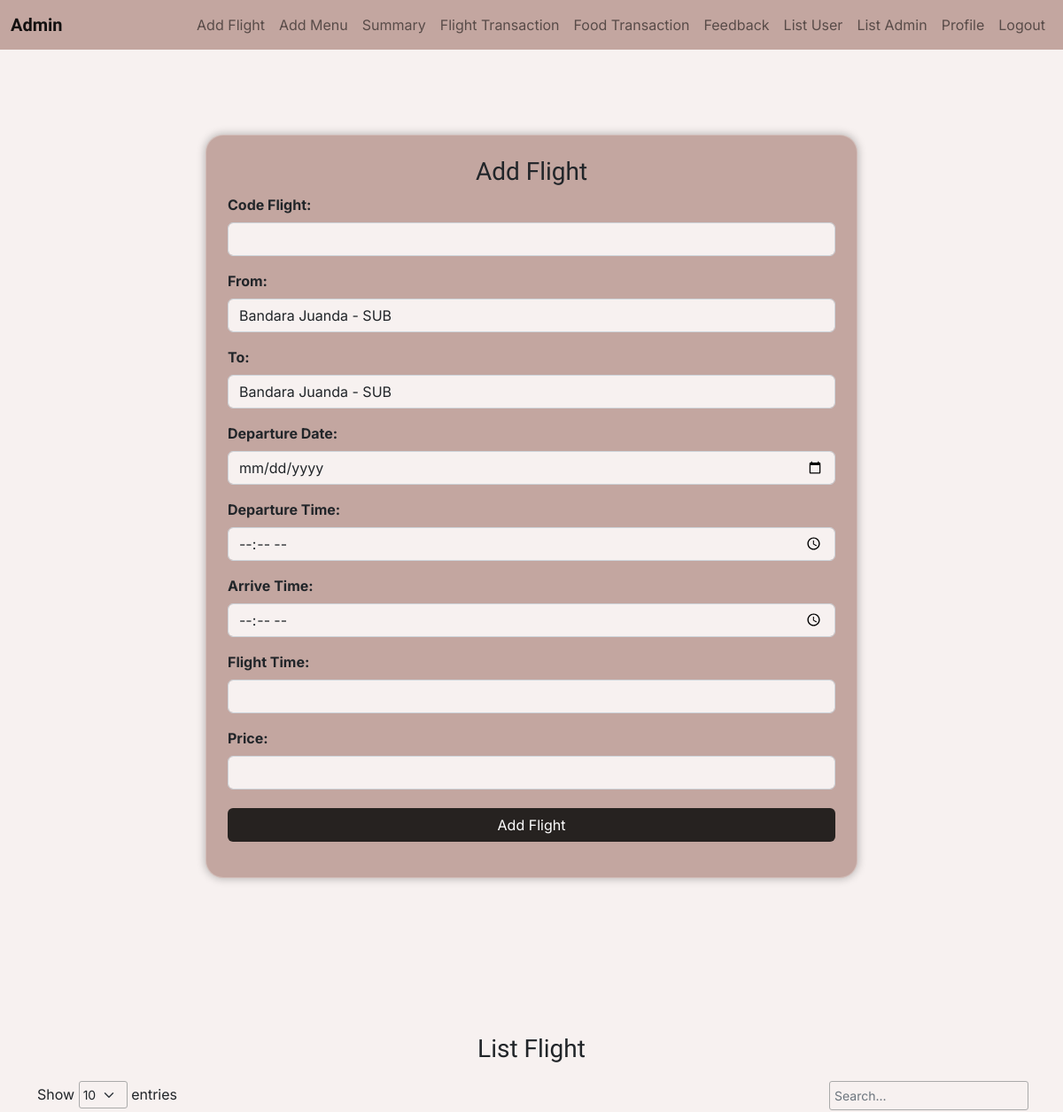
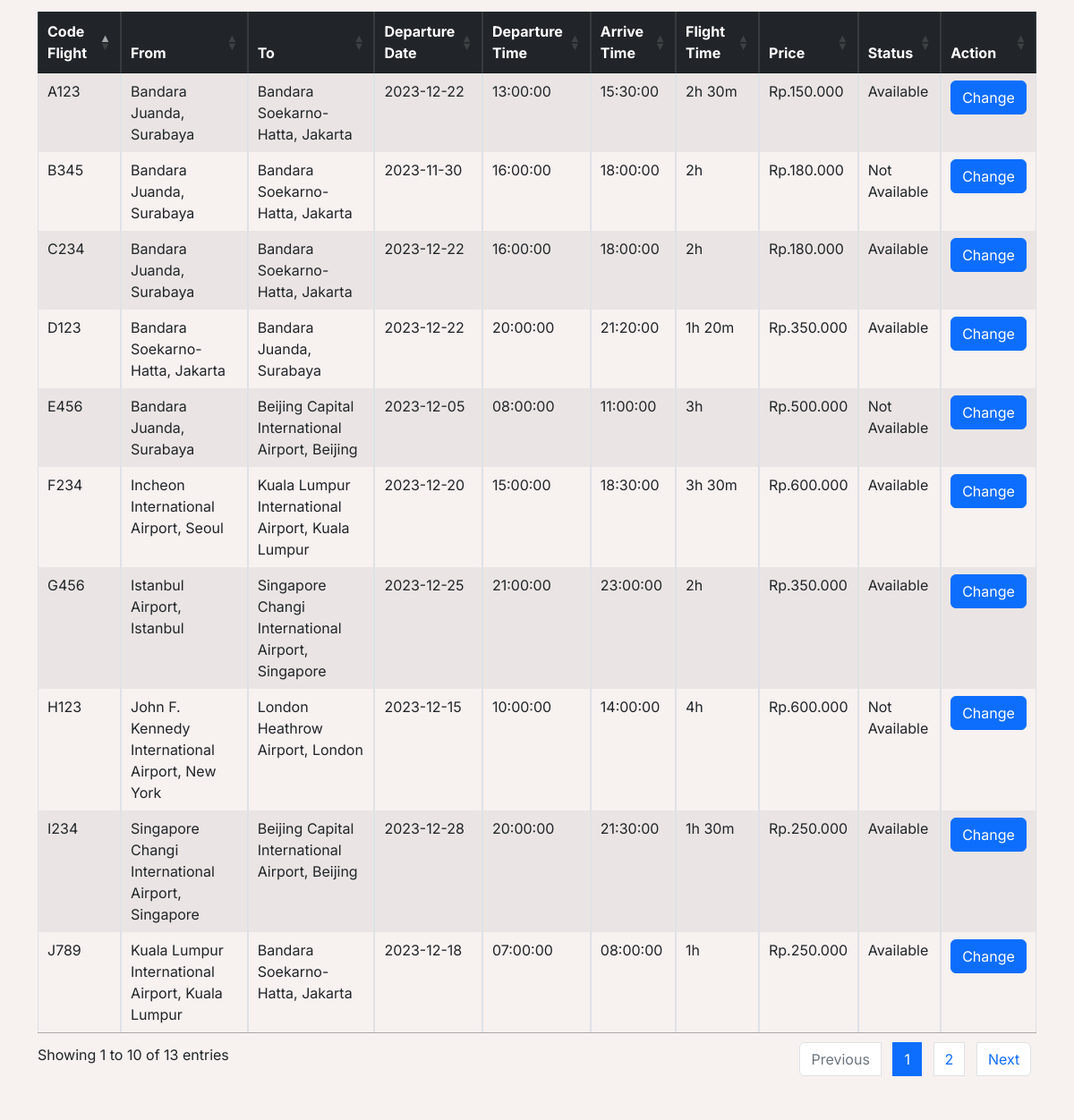
Screenshot of /admin/addFlight.php (signed in) with the database file from the repository (2 pictures, top to bottom).
### tables this page shows
CREATE TABLE `flight` (
  `id` int(11) NOT NULL,
  `code` varchar(8) NOT NULL,
  `from` int(11) NOT NULL,
  `to` int(11) NOT NULL,
  `departure_date` date NOT NULL,
  `departure_time` time NOT NULL,
  `arrive_time` time NOT NULL,
  `flight_time` varchar(7) NOT NULL,
  `price` int(11) NOT NULL,
  `status` int(1) NOT NULL
);

CREATE TABLE `airport` (
  `id` int(11) NOT NULL,
  `name` varchar(64) NOT NULL,
  `city` varchar(32) NOT NULL,
  `country` varchar(32) NOT NULL,
  `code` varchar(3) NOT NULL
);

### admin/controller.php (called while the page is built, shortened)
<?php
function connectDB()
{
    $host = "localhost";
    $user = "root";
    $pwd = "";
    $database = "project_tekweb";
    $conn = mysqli_connect($host, $user, $pwd, $database) or die("Error Connecting");
    return $conn;
}
function getAirportName($id)
{
    $conn = connectDB();
    $query = "SELECT name, city FROM airport WHERE id = $id";
    $result = mysqli_query($conn, $query);
    $data = mysqli_fetch_assoc($result);
    return $data['name'] . ", " . $data['city'];
}
function getFlightData()
{
    $conn = connectDB();
    $query = "SELECT * FROM flight";
    return mysqli_query($conn, $query);
}
function getBandara()
{
    $conn = connectDB();
    $query = "SELECT id, name, code FROM airport";
    return mysqli_query($conn, $query);
}

### admin/addFlight.php (the view, shortened to what this page needs)
<?php include_once("controller.php");
ob_start(); ?>
<!doctype html>
<html lang="en">
<head>
    <link href="https://cdn.jsdelivr.net/npm/bootstrap@5.2.3/dist/css/bootstrap.min.css" rel="stylesheet">
    <link rel="stylesheet" href="https://cdn.datatables.net/1.13.6/css/jquery.dataTables.min.css">
    <link rel="stylesheet" href="https://cdn.datatables.net/responsive/2.2.9/css/responsive.dataTables.min.css">
</head>
<body>
    <?php include "navbar.php"; ?>
    <div class="container">
        <div class="row justify-content-center my-5">
            <div class="col-12 col-lg-8">
                <div class="card p-4 my-5">
                    <h3 style="text-align: center" class="font-goblin">Add Flight</h3>
                    <form method="post">
                        <div class="mb-3">
                            <label for="code" class="form-label">Code Flight:</label>
                            <input type="text" name="code" id="code" class="form-control">
                        </div>
                        <div class="mb-3">
                            <label for="from" class="form-label">From:</label>
                            <select name="from" id="from" class="form-control" onchange="updateToDropdown()">
                                <?php
                                $allData = getBandara();
                                while ($data = $allData->fetch_assoc()) {
                                    $bandara = $data['name'];
                                    $kode = $data['code'];
                                    echo "<option value = " . $data['id'] . ">$bandara - $kode</option>";
                                }
                                ?>
                            </select>
                        </div>
                        <div class="mb-3">
                            <label for="to" class="form-label">To:</label>
                            <select name="to" id="to" class="form-control">
                                <?php
                                $allData = getBandara();
                                while ($data = $allData->fetch_assoc()) {
                                    $bandara = $data['name'];
                                    $kode = $data['code'];
                                    echo "<option value = " . $data['id'] . ">$bandara - $kode</option>";
                                }
                                ?>
                            </select>
                        </div>
                        <div class="mb-3">
                            <label for="ddate" class="form-label">Departure Date:</label>
                            <input type="date" name="ddate" id="ddate" class="form-control">
                        </div>
                        <div class="mb-3">
                            <label for="dtime" class="form-label">Departure Time:</label>
                            <input type="time" name="dtime" id="dtime" class="form-control">
                        </div>
                        <div class="mb-3">
                            <label for="atime" class="form-label">Arrive Time:</label>
                            <input type="time" name="atime" id="atime" class="form-control">
                        </div>
                        <div class="mb-3">
                            <label for="ftime" class="form-label">Flight Time:</label>
                            <input type="text" name="ftime" id="ftime" class="form-control">
                        </div>
                        <div class="mb-3">
                            <label for="price" class="form-label">Price:</label>
                            <input type="number" name="price" id="price" class="form-control">
                        </div>
                        <div class="mb-3">
                            <button class="add btn" style="width: 100%; background-color:#262220; color:white; margin-top:5px" type="submit" name="add">Add Flight</button>
                        </div>
                    </form>
                </div>
            </div>
        </div>
        <div class="row justify-content-center">
            <div class="col-12">
                <h3 class="font-goblin" style="text-align: center; margin-top: 80px; margin-bottom: 20px;">List Flight
                </h3>
            </div>
        </div>
        <div class="row" style="margin-bottom: 75px;">
            <table id="menu" class="table table-striped table-bordered" style="width: 100%">
                <thead class="table-dark">
                    <tr>
                        <th data-sort="code">Code Flight</th>
                        <th data-sort="from">From</th>
                        <th data-sort="to">To</th>
                        <th data-sort="ddate">Departure Date</th>
                        <th data-sort="dtime">Departure Time</th>
                        <th data-sort="dtime">Arrive Time</th>
                        <th data-sort="ftime">Flight Time</th>
                        <th data-sort="price">Price</th>
                        <th>Status</th>
                        <th>Action</th>
                    </tr>
                </thead>
                <tbody>
                    <?php
                    $allData = getFlightData();
                    while ($data = $allData->fetch_assoc()) {
                        $id = $data['id'];
                        $price = $data['price'];
                        $status = $data['status'];
                        $from = getAirportName($data['from']);
                        $to = getAirportName($data['to']);
                        echo "<tr>
                                <td class='col-1'>" . $data['code'] . "</td>
                                <td>" . $from . "</td>
                                <td>" . $to . "</td>
                                <td>" . $data["departure_date"] . " </td>
                                <td>" . $data["departure_time"] . " </td>
                                <td>" . $data["arrive_time"] . " </td>
                                <td class='col-1'>" . $data["flight_time"] . " </td>
                                <td> Rp." . number_format($price, 0, ',', '.') . "</td>
                                <td class='status-cell'>" . ($status == 0 ? 'Available' : 'Not Available') . "</td>
                                <td>
                                    <form method='post' class='status-form'>
                                        <input type='hidden' name='flight_id' value='$id'>
                                        <button class='change-status-btn btn btn-primary' data-flight-id='$id' data-current-status='$status'>Change</button>
                                    </form>
                                </td>
                                </tr>";
                    }
                    ?>
                </tbody>
            </table>
        </div>
    </div>
</body>
</html>

### admin/addFlight.php (style rules this page uses)
body { background-color: #F7F1F0; font-family: 'Inter', sans-serif; }
.font-goblin { font-family: 'Goblin One', cursive !important; }
.card { background-color: #C3A6A0; border: 1px solid rgba(255, 255, 255, .25); border-radius: 20px; box-shadow: 0 0 10px 1px rgba(0, 0, 0, 0.25); backdrop-filter: blur(15px); }
.form-control { background-color: #F7F1F0; }
.form-label { font-weight: bold; }

### rows the page displays
flight: code "A123", from.city "Bandara Juanda, Surabaya", to.city "Bandara Soekarno-Hatta, Jakarta", departure_date "2023-12-22", departure_time "13:00:00", arrive_time "15:30:00", flight_time "2h 30m", price "150.000", status "Available"
flight: code "B345", from.city "Bandara Juanda, Surabaya", to.city "Bandara Soekarno-Hatta, Jakarta", departure_date "2023-11-30", departure_time "16:00:00", arrive_time "18:00:00", flight_time "2h", price "180.000", status "Not Available"
flight: code "C234", from.city "Bandara Juanda, Surabaya", to.city "Bandara Soekarno-Hatta, Jakarta", departure_date "2023-12-22", departure_time "16:00:00", arrive_time "18:00:00", flight_time "2h", price "180.000", status "Available"
flight: code "D123", from.city "Bandara Soekarno-Hatta, Jakarta", to.city "Bandara Juanda, Surabaya", departure_date "2023-12-22", departure_time "20:00:00", arrive_time "21:20:00", flight_time "1h 20m", price "350.000", status "Available"
flight: code "E456", from.city "Bandara Juanda, Surabaya", to.city "Beijing Capital International Airport, Beijing", departure_date "2023-12-05", departure_time "08:00:00", arrive_time "11:00:00", flight_time "3h", price "500.000", status "Not Available"
flight: code "F234", from.city "Incheon International Airport, Seoul", to.city "Kuala Lumpur International Airport, Kuala Lumpur", departure_date "2023-12-20", departure_time "15:00:00", arrive_time "18:30:00", flight_time "3h 30m", price "600.000", status "Available"
flight: code "G456", from.city "Istanbul Airport, Istanbul", to.city "Singapore Changi International Airport, Singapore", departure_date "2023-12-25", departure_time "21:00:00", arrive_time "23:00:00", flight_time "2h", price "350.000", status "Available"
flight: code "H123", from.city "John F. Kennedy International Airport, New York", to.city "London Heathrow Airport, London", departure_date "2023-12-15", departure_time "10:00:00", arrive_time "14:00:00", flight_time "4h", price "600.000", status "Not Available"
flight: code "I234", from.city "Singapore Changi International Airport, Singapore", to.city "Beijing Capital International Airport, Beijing", departure_date "2023-12-28", departure_time "20:00:00", arrive_time "21:30:00", flight_time "1h 30m", price "250.000", status "Available"
flight: code "J789", from.city "Kuala Lumpur International Airport, Kuala Lumpur", to.city "Bandara Soekarno-Hatta, Jakarta", departure_date "2023-12-18", departure_time "07:00:00", arrive_time "08:00:00", flight_time "1h", price "250.000", status "Available"

### other values shown
form field from "Bandara Juanda - SUB"
form field to "Bandara Juanda - SUB"
